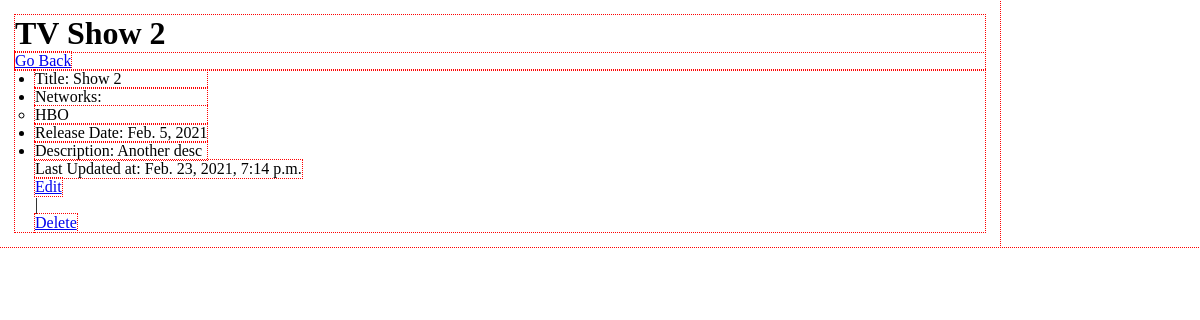
The page /shows/2 on the database as committed earlier.
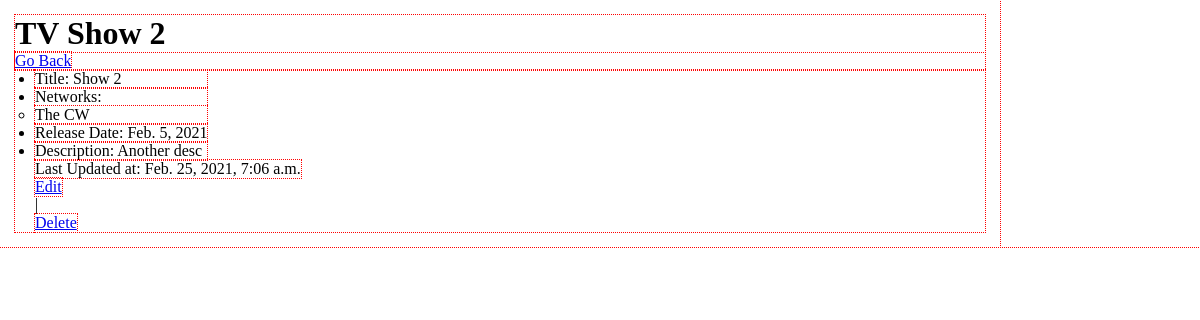
The same page on the database as committed later.
### restful_tv_app/models.py (models this page shows)
class Network(models.Model):
    name = CharField(max_length=255)
    created_at = DateTimeField(auto_now_add=True)
    updated_at = DateTimeField(auto_now=True)
    objects = Network_Manager()

class TV_Show(models.Model):
    title = models.CharField(max_length=255)
    networks = models.ManyToManyField(Network, related_name="shows")
    release_date = models.DateField()
    desc = models.TextField()
    created_at = DateTimeField(auto_now_add=True)
    updated_at = DateTimeField(auto_now=True)
    objects = TV_Show_Manager()

### restful_tv_app/views.py (the view)
# urls.py: path('shows/<int:id>', views.show_view),
def show_view(request, id):
    this_show = TV_Show.objects.get(id = id)
    context = {
        "show": this_show
    }
    return render(request, "show_view.html", context)

### restful_tv_app/templates/show_view.html (shortened to what this page needs)
<!DOCTYPE html>
<html lang="en">
<head>
    {% load static %}
    <link rel="stylesheet" href="{% static 'css/style.css' %}">
</head>
<body>
    <div class="wrapper">
        <header class="page_header">
            <h1>TV Show {{show.id}}</h1>
            <a href="/shows" class="return_to_home">Go Back</a>
        </header>
        <main class="main_content show_specs_main_content">
            <ul class="show_specs">
                <li class="show_title show_spec_items">Title: {{show.title}}</li>
                <li class="show_networks show_spec_items">
                    Networks:
                    <ul class="networks">
                        {% for network in show.networks.all %}
                            <li>{{network.name}}</li>
                        {% endfor %}
                    </ul>
                </li>
                <li class="release_date show_spec_items">Release Date: {{show.release_date}}</li>
                <li class="show_desc show_spec_items">Description: {{show.desc}}</li>
            </ul>
            <p>Last Updated at: {{show.updated_at}}</p>
            <a href="/shows/{{show.id}}/edit" class="edit_show">Edit</a> |
            <a href="/shows/{{show.id}}/delete" class="delete_show">Delete</a>
        </main>
    </div>
</body>
</html>

Rows that differ between the two databases and show on the page:
no longer on this page (row unchanged): Network: name "HBO"
changed TV_Show "Show 2": updated_at "Feb. 23, 2021, 7:14 p.m." → "Feb. 25, 2021, 7:06 a.m."
added Network: name "The CW"
